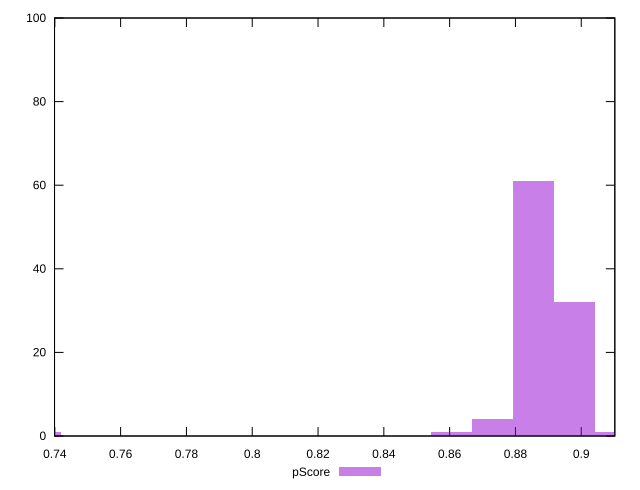

The gnuplot source for this figure:
reset

$pScore <<EOF
0.735790060950106 1
0.8979132947187733 32
0.8854422767365682 61
0.872971258754363 4
0.8605002407721578 1
0.9103843127009786 1
EOF

set key outside below
set boxwidth 0.012471017982205186
set xrange [0.7399122405785072:0.9102021101292492]
set yrange [0:100]
set trange [0:100]
set style fill transparent solid 0.5 noborder
set terminal svg size 640, 490 enhanced background rgb 'white'
set output "reports/report_00033_2021-03-01T14-23-16.841Z/mainthread-work-breakdown/samples/astro/pScore/histogram.svg"

plot $pScore title "pScore" with boxes

reset
